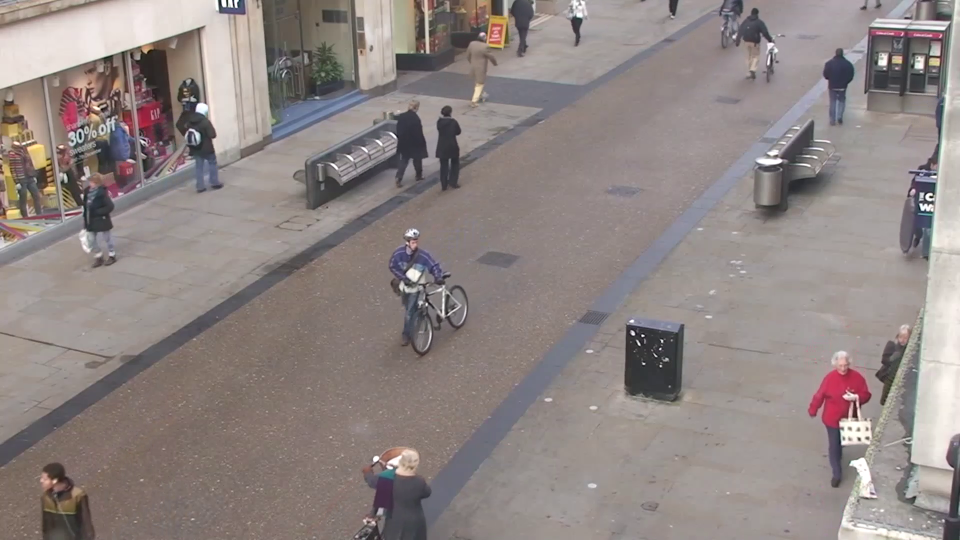
#> input picture frame 30 of data/video/test.mp4, 1920 x 1080 px, given in place of defaultPrimary-2?streamType=u, which was not available (shown at 1/2 size)
$ jupyter execute opencv_vids.ipynb   (shell and % lines are left out)   (text cells are left out)
#> lines starting #> are read from the running program, lines starting #| are printed output that depends on the picture
[cell 1]
#Import
import cv2
import numpy as np
import time
from datetime import datetime
import sys,os #relates to file names, paths, and directories

[cell 2]
### Open video stream and write output (without object detection):
### Uncomment whichever CAP object you want to use and specify PRIMARY channel

## Video capture objects
# 21st and Broadway (Primary-0 parking lot, Primary-1 pole obstruction, *Primary-2 intersection)
cap = cv2.VideoCapture('rtsp://aot:K%K4@lNEqW@10.32.136.8/defaultPrimary-2?streamType=u',cv2.CAP_FFMPEG)

# 21st and West End (*Primary-0 intersection WestEnd N., *Primary-1 intersection 21st E., Primary-2 campus walk)
#cap = cv2.VideoCapture('rtsp://aot:K%K4@lNEqW@10.32.144.14/defaultPrimary-0?streamType=u',cv2.CAP_FFMPEG)

# MRB III (Primary-0 crosswalk, Primary-1 sidewalk, *Primary-2 intersection)
#cap = cv2.VideoCapture('rtsp://aot:K%K4@lNEqW@10.18.26.28/defaultPrimary-2?streamType=u',cv2.CAP_FFMPEG)


# Check if camera opened successfully (note - need to be on Vanderbilt VPN)
if (cap.isOpened() == False):
  print("Unable to read camera feed")

# Default resolutions of the frame are obtained.The default resolutions are system dependent.
# We convert the resolutions from float to integer.
#NOTE: "You can also access some of the features of this video using cap.get(propId) method where
#propId is a number from 0 to 18.
#Each number denotes a property of the video (if it is applicable to that video)"
#PropID list: https://docs.opencv.org/2.4/modules/highgui/doc/reading_and_writing_images_and_video.html#videocapture-get

frame_width = int(cap.get(3)) #3 refers to width (current: 1920)
frame_height = int(cap.get(4)) #4 is height (current: 1080)
frame_rate = int(cap.get(5)) #5 is frame rate (current: 15 f/sec)

# Define the codec and create VideoWriter object.
out = cv2.VideoWriter('/home/pmjohnson/Downloads/test_outputLONG540p.mp4',cv2.VideoWriter_fourcc(*'H264'),frame_rate,(frame_width,frame_height))
start = time.time()
ret, frame = cap.read()
#> frame is the input picture: shape (1080, 1920, 3); mean B, G, R 131.5, 133.7, 143.3


frame_idx = 0
skip = 4  # process every 5 frames (Derek set to 5 initially, 1 for super slow)
while ret:


    # detect objects with YoloV4
    if frame_idx % skip == 0:

        # downsample resolution because the GPU doesn't have enough memory otherwise (set to 4 initially)
        downsample = 1.5 #1 --> 1080p, 1.5--> 720p, 2.25 --> 480p, 4 --> 270p
        im_det = cv2.resize(frame,(int(frame.shape[1]//downsample),int(frame.shape[0]//downsample)))
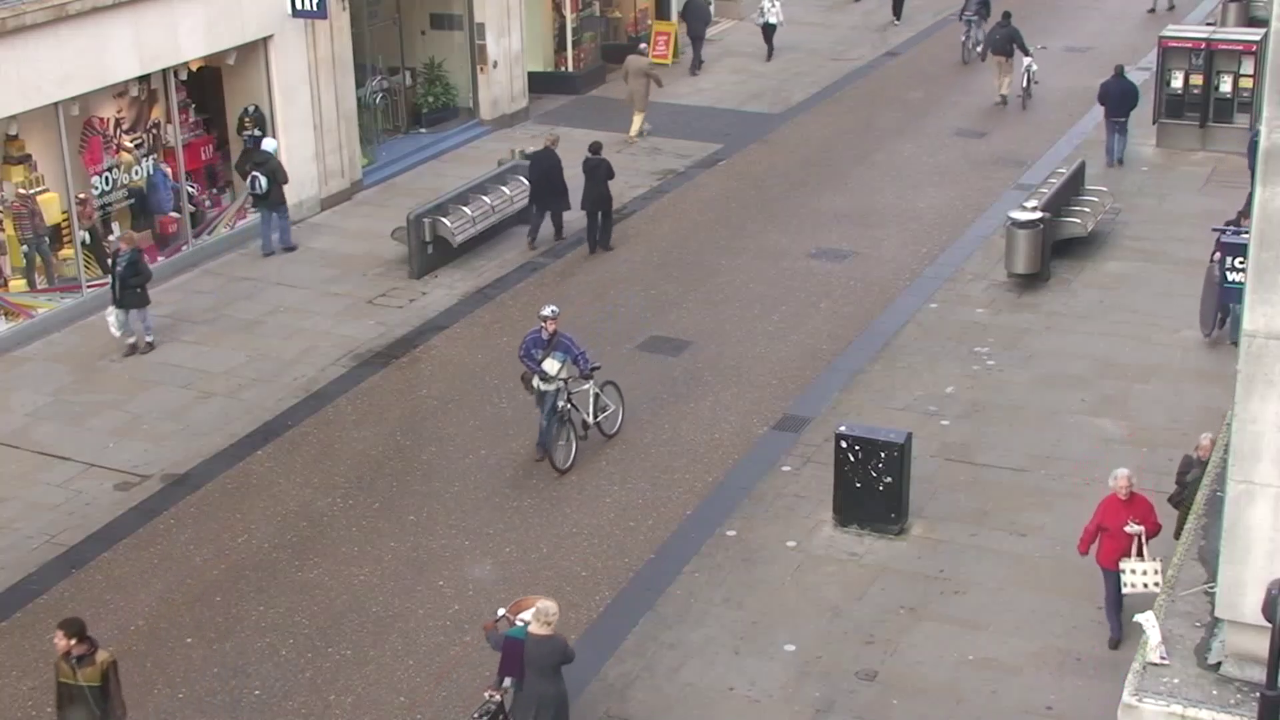
#> im_det: shape (720, 1280, 3); mean B, G, R 131.4, 133.6, 143.3
# [23 lines of commented-out code are left out]
        out.write(frame)

        # Display the resulting frame
        cv2.imshow('frame',frame)

        # Press Q on keyboard to stop recording
        if cv2.waitKey(1) & 0xFF == ord('q'): #wait 1 milisecond unless q is pressed...
#> (key q is pressed here)
          break


    # get next frame
    ret, frame = cap.read()
    frame_idx += 1

# release video write and read objects
n_frames = cap.get(1) -1
cap.release()
out.release()

end = time.time()
elapsed = end - start

print('{} frames in {} seconds -- approx. FPS: {}'.format(n_frames,elapsed,n_frames/elapsed))
#print('Stream dimensions:{} x {}'.format(frame_width,frame_height))

# close all frames
cv2.waitKey(1)
cv2.destroyAllWindows()
cv2.waitKey(1)
print("Capture and write objects closed.")


$ run again, starting later in the video
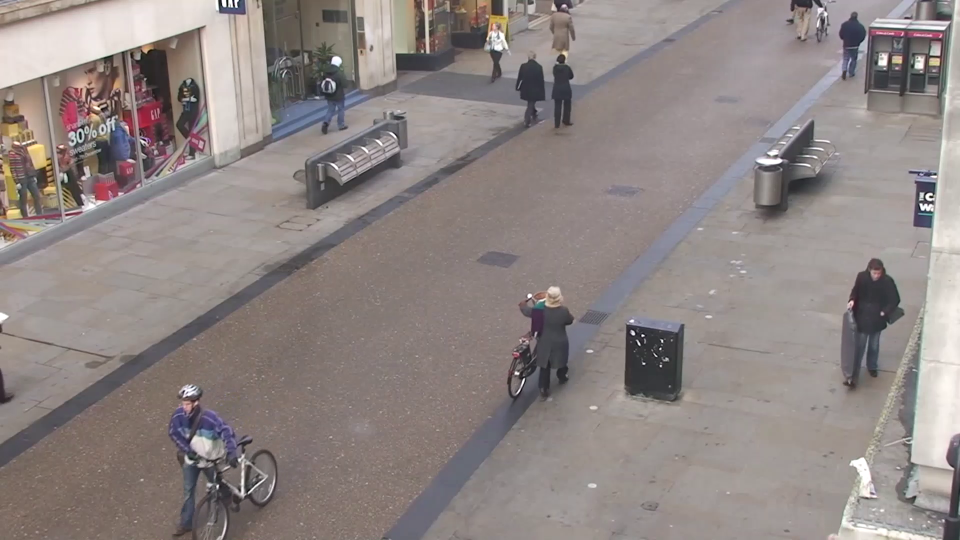
#> input picture frame 135 of data/video/test.mp4, 1920 x 1080 px, given in place of defaultPrimary-2?streamType=u, which was not available (shown at 1/2 size)
#> frame is the input picture: shape (1080, 1920, 3); mean B, G, R 131.7, 133.7, 142.8
#> `im_det = cv2.resize(frame,(int(frame.shape[1]//downsample),int(frame.s..`:
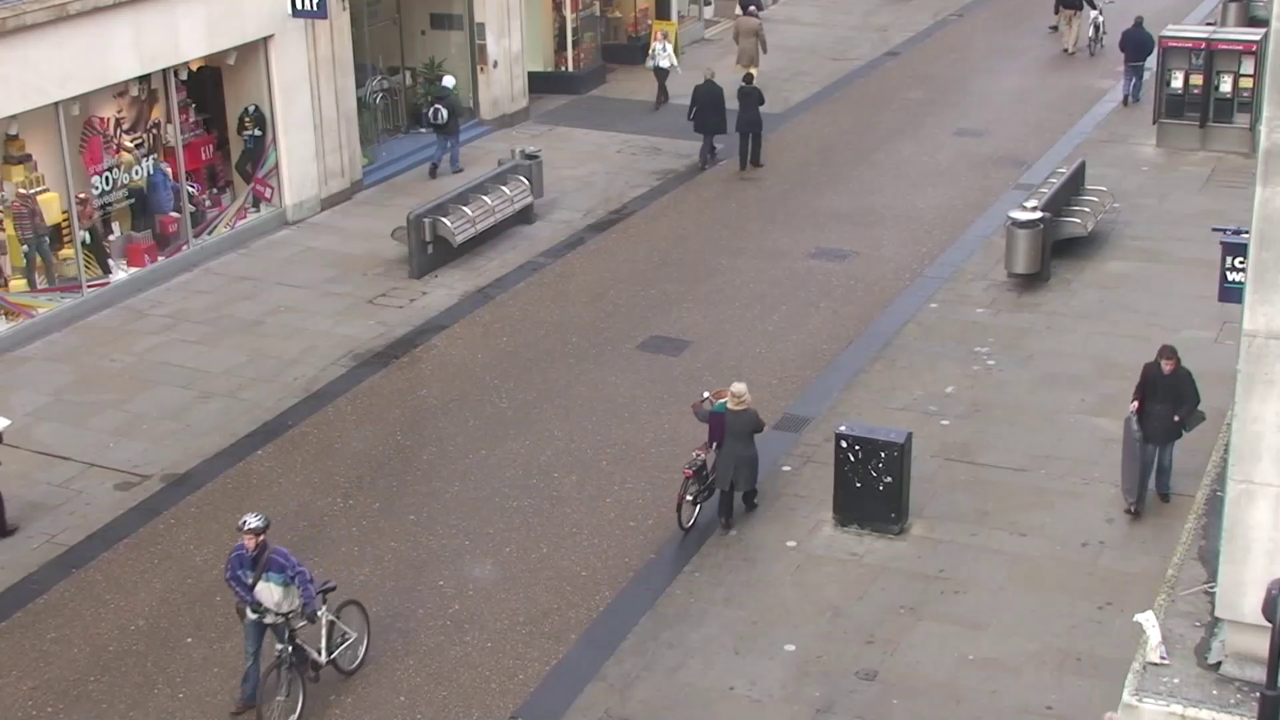
#> im_det: shape (720, 1280, 3); mean B, G, R 131.6, 133.7, 142.8

$ run again, starting later in the video
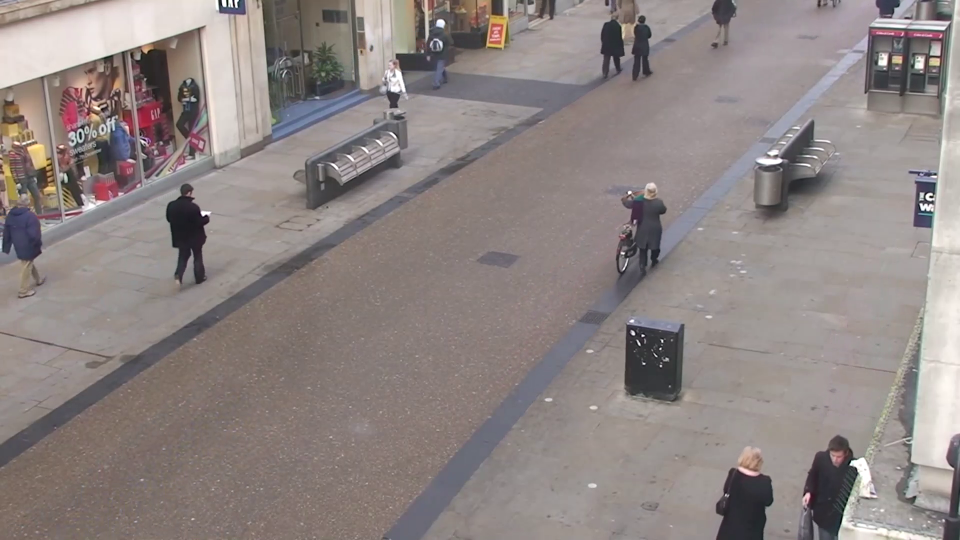
#> input picture frame 241 of data/video/test.mp4, 1920 x 1080 px, given in place of defaultPrimary-2?streamType=u, which was not available (shown at 1/2 size)
#> frame is the input picture: shape (1080, 1920, 3); mean B, G, R 131.2, 133, 142.2
#> `im_det = cv2.resize(frame,(int(frame.shape[1]//downsample),int(frame.s..`:
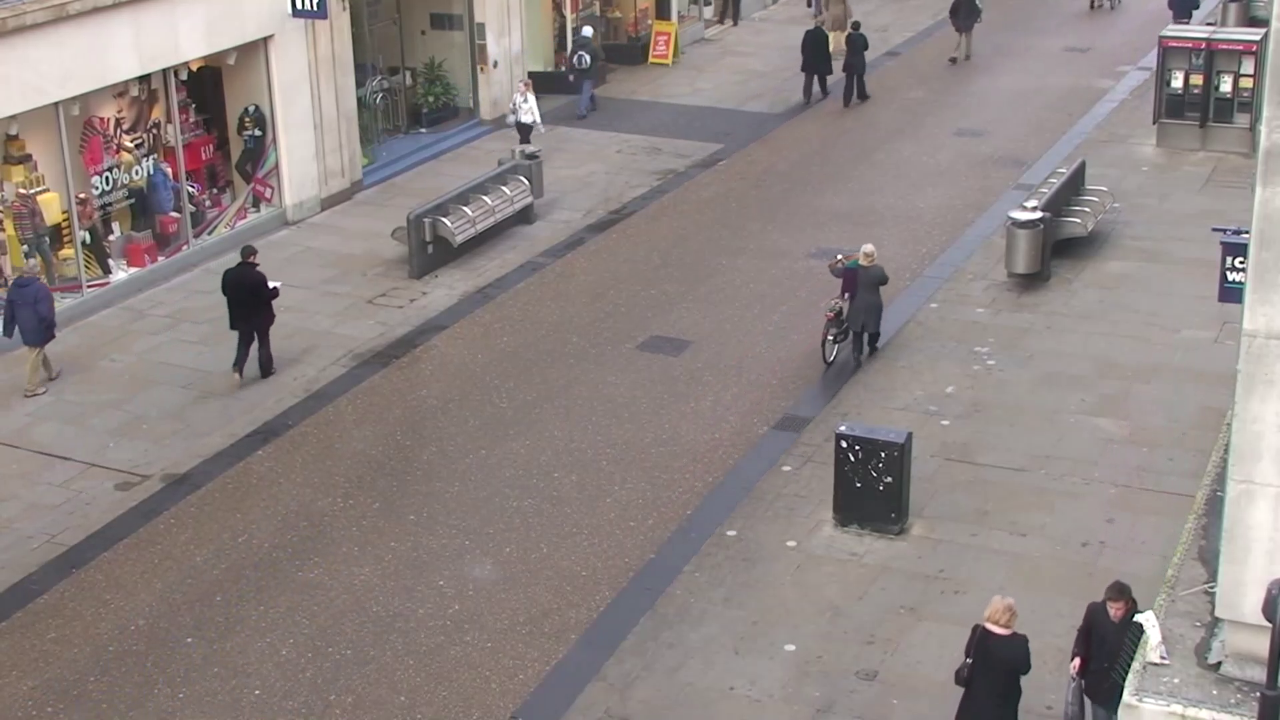
#> im_det: shape (720, 1280, 3); mean B, G, R 131.2, 133, 142.2
